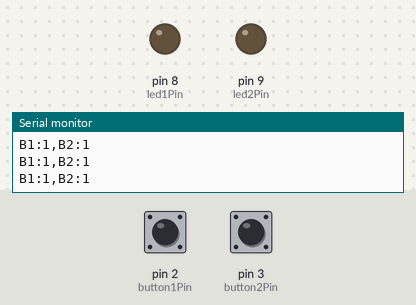
A sketch run on a simulated Arduino Uno, built with avr-gcc and run on an emulated ATmega328P. Parts: output pins drawn as LEDs (lit = HIGH), the last lines printed to the serial monitor. Inputs (shaded band) come from the test bench; at power-on: pin 2 (button1Pin) HIGH, pin 3 (button2Pin) HIGH.

Above: at 1.2 s.
1.3 s: pin 2 (button1Pin) pulled LOW for 0.15 s
At 1.38 s:
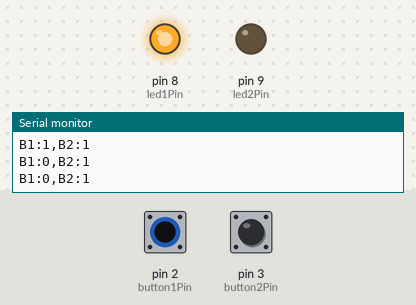
2.9 s: pin 3 (button2Pin) pulled LOW for 0.15 s
At 2.98 s:
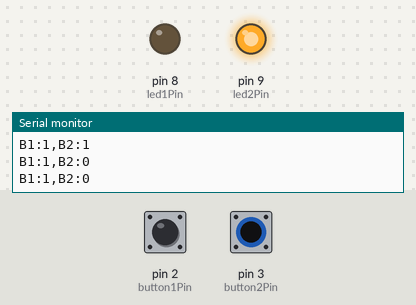
4.5 s: pin 3 (button2Pin) pulled LOW for 3.2 s
At 8.9 s:
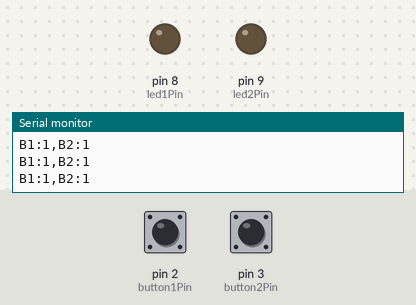
9.2 s: pin 2 (button1Pin) pulled LOW for 3.2 s
At 10.3 s:
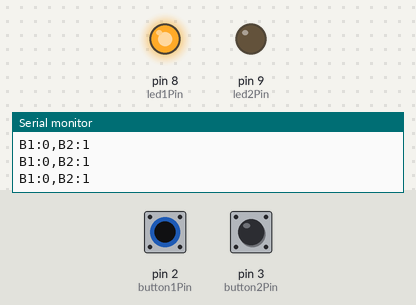
13.9 s: pin 2 (button1Pin) driven LOW and pin 3 (button2Pin) driven LOW
At 15.2 s:
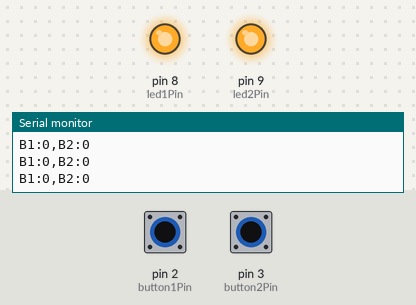
Timing chart, 0 to 16.4 s (numbered marks = the images above; inputs shaded):
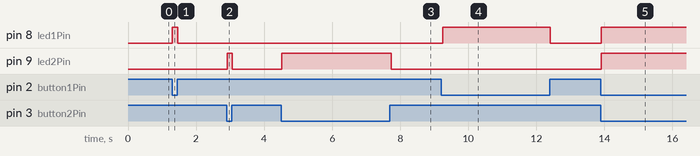

Measured:
- after the input at 1.3 s, pin 8 (led1Pin): LOW → HIGH at once, → LOW 0.15 s later
- after the input at 2.9 s, pin 9 (led2Pin): LOW → HIGH at once, → LOW 0.15 s later
- after the input at 4.5 s, pin 9 (led2Pin): LOW → HIGH at once, → LOW 3.2 s later
- after the input at 9.2 s, pin 8 (led1Pin): LOW → HIGH at once, → LOW 3.2 s later
- after the input at 13.9 s, pin 8 (led1Pin), pin 9 (led2Pin): LOW → HIGH at once

The sketch:

Codigoarduinotp7_copy_20261116103436.ino
```cpp
const int button1Pin = 2;
const int button2Pin = 3;
const int led1Pin = 8;
const int led2Pin = 9;

void setup() {
  Serial.begin(9600);

  pinMode(button1Pin, INPUT_PULLUP);
  pinMode(button2Pin, INPUT_PULLUP);

  pinMode(led1Pin, OUTPUT);
  pinMode(led2Pin, OUTPUT);
}

void loop() {
  int button1State = digitalRead(button1Pin);
  int button2State = digitalRead(button2Pin);

  if (button1State == LOW) {
    digitalWrite(led1Pin, HIGH);
  } else {
    digitalWrite(led1Pin, LOW);
  }

  if (button2State == LOW) {
    digitalWrite(led2Pin, HIGH);
  } else {
    digitalWrite(led2Pin, LOW);
  }

  Serial.print("B1:");
  Serial.print(button1State);
  Serial.print(",B2:");
  Serial.println(button2State);

  if (Serial.available() > 0) {
    char incomingChar = Serial.read();

    if (incomingChar == '1') {
      digitalWrite(led1Pin, HIGH);
    } else if (incomingChar == '0') {
      digitalWrite(led1Pin, LOW);
    } else if (incomingChar == '3') {
      digitalWrite(led2Pin, HIGH);
    } else if (incomingChar == '4') {
      digitalWrite(led2Pin, LOW);
    }
  }

  delay(50);
}
```
